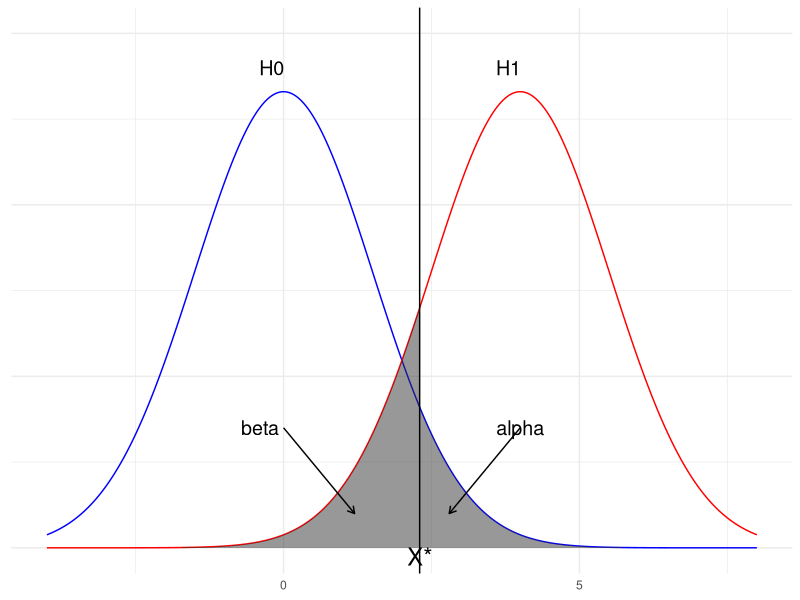
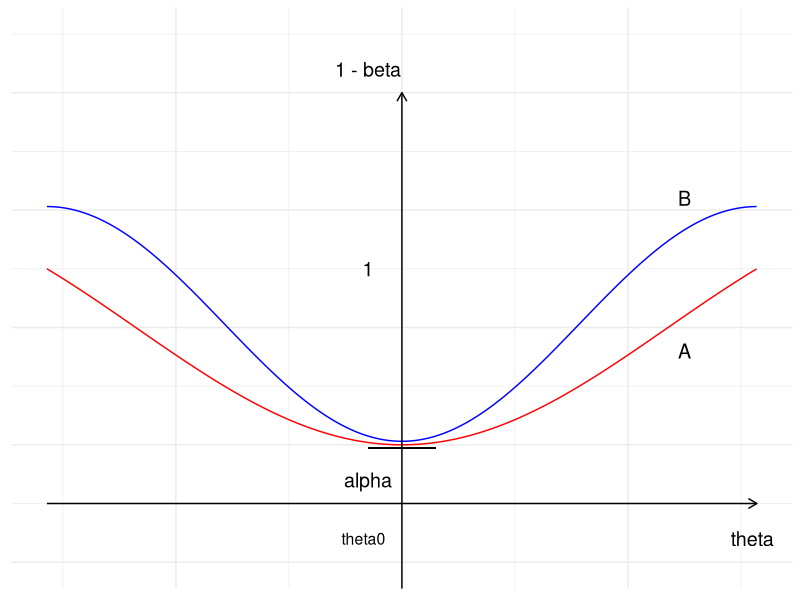

Recreate these plots in R, in order.
library(tidyverse)

## 5.10 (a)
# constants
sigma <- 1.5
xmin <- -4
xmax <- 8
ymin <- 0
ymax <- 0.3
res <- 0.01
xstar <- 2.3

# domain
x <- seq(xmin, xmax, by = res)

# densities (note: sd = sigma)
y1 <- dnorm(x, mean = 0, sd = sigma)
y2 <- dnorm(x, mean = 4, sd = sigma)

df <- tibble(
  x = x,
  y1 = y1,
  y2 = y2
)

# shading regions
x1 <- seq(xstar, xmax, by = res)
y1_shade <- dnorm(x1, mean = 0, sd = sigma)

x2 <- seq(xmin, xstar, by = res)
y2_shade <- dnorm(x2, mean = 4, sd = sigma)

df1 <- tibble(x = x1, y = y1_shade)
df2 <- tibble(x = x2, y = y2_shade)

ggplot() +
  geom_line(data = df, aes(x, y1), color = "blue") +
  geom_line(data = df, aes(x, y2), color = "red") +
  geom_area(data = df1, aes(x, y), alpha = 0.5) +
  geom_area(data = df2, aes(x, y), alpha = 0.5) +
  geom_vline(xintercept = xstar) +
  annotate(
    "text",
    x = xstar,
    y = -0.005,
    label = "X*",
    size = 6
  ) +
  annotate(
    "segment",
    x = 0,
    y = 0.07,
    xend = 1.2,
    yend = 0.02,
    arrow = arrow(length = unit(0.2, "cm"))
  ) +
  annotate(
    "segment",
    x = 4,
    y = 0.07,
    xend = 2.8,
    yend = 0.02,
    arrow = arrow(length = unit(0.2, "cm"))
  ) +
  annotate(
    "text",
    x = -0.4,
    y = 0.07,
    label = "beta",
    size = 5
  ) +
  annotate(
    "text",
    x = 4,
    y = 0.07,
    label = "alpha",
    size = 5
  ) +
  annotate(
    "text",
    x = -0.2,
    y = 0.28,
    label = "H0",
    size = 5
  ) +
  annotate(
    "text",
    x = 3.8,
    y = 0.28,
    label = "H1",
    size = 5
  ) +
  coord_cartesian(
    xlim = c(xmin, xmax),
    ylim = c(ymin, ymax)
  ) +
  theme_minimal() +
  theme(
    axis.title = element_blank(),
    axis.text.y = element_blank(),
    axis.ticks.y = element_blank()
  )

## 5.10 (b)
pi_val <- pi

# domain
x <- seq(-pi_val, pi_val, by = 0.01)

# functions
y1 <- -cos(x) + 0.03
y2 <- -cos(2 * x / 3)

df <- tibble(
  x = x,
  y1 = y1,
  y2 = y2
)

ggplot(
  df,
  aes(x = x)
) +
  geom_line(aes(y = y1), color = "blue") +
  geom_line(aes(y = y2), color = "red") +
  geom_segment(
    aes(x = -0.3, xend = 0.3, y = -1.025, yend = -1.025)
  ) +
  annotate(
    "segment",
    x = 0,
    y = -2.5,
    xend = 0,
    yend = 2,
    arrow = arrow(length = unit(0.25, "cm"))
  ) +
  annotate(
    "segment",
    x = -pi_val,
    y = -1.5,
    xend = pi_val,
    yend = -1.5,
    arrow = arrow(length = unit(0.25, "cm")
                  )) +
  annotate(
    "text",
    x = -0.3,
    y = 2.2,
    label = "1 - beta",
    size = 5
  ) +
  annotate(
    "text",
    x = -0.3,
    y = 0.5,
    label = "1",
    size = 5
  ) +
  annotate(
    "text",
    x = -0.3,
    y = -1.3,
    label = "alpha",
    size = 5
  ) +
  annotate(
    "text",
    x = -0.34,
    y = -1.8,
    label = "theta0",
    size = 4
  ) +
  annotate(
    "text",
    x = 3.1,
    y = -1.8,
    label = "theta",
    size = 5
  ) +
  annotate(
    "text",
    x = 2.5,
    y = -0.2,
    label = "A",
    size = 5
  ) +
  annotate(
    "text",
    x = 2.5,
    y = 1.1,
    label = "B",
    size = 5
  ) +
  coord_cartesian(
    ylim = c(-2, 2.5)
  ) +
  theme_minimal() +
  theme(
    axis.title = element_blank(),
    axis.text = element_blank(),
    axis.ticks = element_blank()
  )
